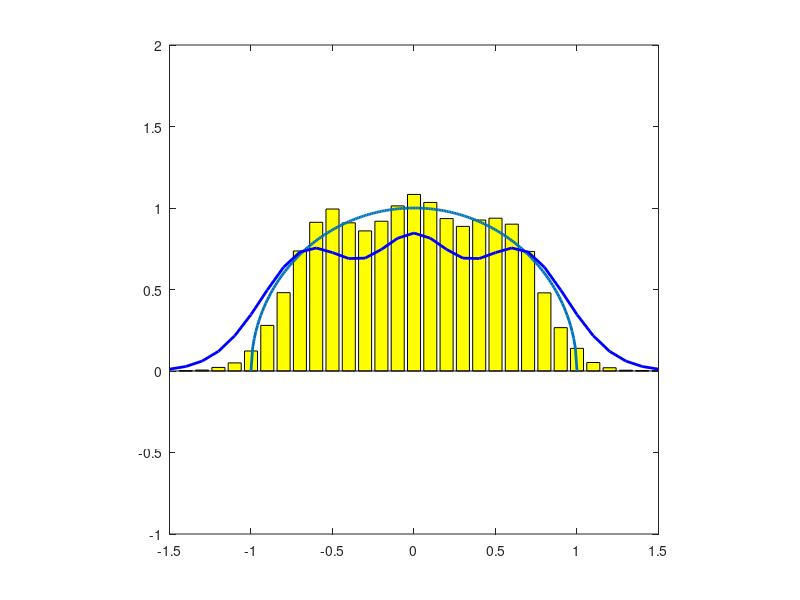

MATLAB code to generate this figure:
% Experiment : Eigenvalues of GUE matrices
% Plot: Histogram of the eigenvalues
% Theory: Semicircle and finite "semicircle"

% TODO: calculation of exact density function is incorrect

%% Parameters
n = 3;  % matrix size
num_trials = 20000;
eigenvalue_samples = [];
bin_size = .1;

%% Experiment
for i=1:num_trials
    A = randn(n) + sqrt(-1) * randn(n);  % random complex n x n matrix
    S = (A+A') / (2 * sqrt(4*n));  % normalized matrix
    eigenvalue_samples = [eigenvalue_samples; eig(S)];
end

%% Plot
[count, x] = hist(eigenvalue_samples, -1.5:bin_size:1.5);
cla reset
bar(x, count * pi / (2*num_trials*n*bin_size), 'y');
hold on;
axis('square')
axis([-1.5 1.5 -1 2])

%% Theory
t = -1:.01:1;
plot(t, sqrt(1-t.^2), 'LineWidth', 2)  % semicircle law

% exact density function
% TODO: this calculation is broken
s = 2 * x;
phi_0 = 1 / sqrt(2^0 * 1 * sqrt(pi)) * exp(-s.^2/2);
phi_1 = 1 / sqrt(2^1 * 1 * sqrt(pi)) * exp(-s.^2/2) .* (2 * s);
phi_2 = 1 / sqrt(2^2 * 2 * sqrt(pi)) * exp(-s.^2/2) .* (4 * s.^2 - 2);
density = phi_0.^2 + phi_1.^2 + phi_2.^2;
plot(x, density, 'blue', 'LineWidth', 2)
